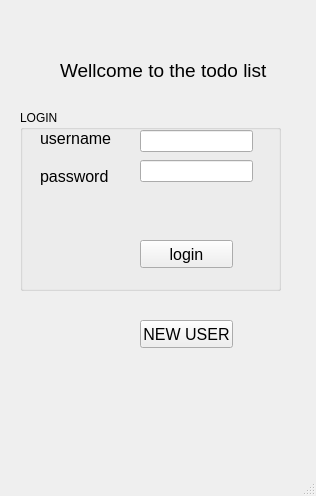
<?xml version="1.0" encoding="UTF-8"?>
<ui version="4.0">
 <class>MainWindow</class>
 <widget class="QMainWindow" name="MainWindow">
  <property name="geometry">
   <rect>
    <x>0</x>
    <y>0</y>
    <width>316</width>
    <height>496</height>
   </rect>
  </property>
  <property name="windowTitle">
   <string>MainWindow</string>
  </property>
  <widget class="QWidget" name="centralwidget">
   <widget class="QLabel" name="label">
    <property name="geometry">
     <rect>
      <x>60</x>
      <y>40</y>
      <width>261</width>
      <height>61</height>
     </rect>
    </property>
    <property name="font">
     <font>
      <pointsize>14</pointsize>
     </font>
    </property>
    <property name="text">
     <string>Wellcome to the todo list</string>
    </property>
   </widget>
   <widget class="QPushButton" name="pushButton_2">
    <property name="geometry">
     <rect>
      <x>140</x>
      <y>320</y>
      <width>93</width>
      <height>28</height>
     </rect>
    </property>
    <property name="font">
     <font>
      <pointsize>12</pointsize>
     </font>
    </property>
    <property name="text">
     <string>NEW USER</string>
    </property>
   </widget>
   <widget class="QGroupBox" name="groupBox">
    <property name="geometry">
     <rect>
      <x>20</x>
      <y>110</y>
      <width>261</width>
      <height>181</height>
     </rect>
    </property>
    <property name="title">
     <string>LOGIN</string>
    </property>
    <widget class="QLabel" name="label_2">
     <property name="geometry">
      <rect>
       <x>20</x>
       <y>20</y>
       <width>81</width>
       <height>16</height>
      </rect>
     </property>
     <property name="font">
      <font>
       <pointsize>12</pointsize>
      </font>
     </property>
     <property name="text">
      <string>username</string>
     </property>
    </widget>
    <widget class="QLabel" name="label_3">
     <property name="geometry">
      <rect>
       <x>20</x>
       <y>56</y>
       <width>71</width>
       <height>20</height>
      </rect>
     </property>
     <property name="font">
      <font>
       <pointsize>12</pointsize>
      </font>
     </property>
     <property name="text">
      <string>password</string>
     </property>
    </widget>
    <widget class="QPushButton" name="pushButton">
     <property name="geometry">
      <rect>
       <x>120</x>
       <y>130</y>
       <width>93</width>
       <height>28</height>
      </rect>
     </property>
     <property name="font">
      <font>
       <pointsize>12</pointsize>
      </font>
     </property>
     <property name="text">
      <string>login</string>
     </property>
    </widget>
    <widget class="QLineEdit" name="lineEdit_userInput">
     <property name="geometry">
      <rect>
       <x>120</x>
       <y>20</y>
       <width>113</width>
       <height>22</height>
      </rect>
     </property>
    </widget>
    <widget class="QLineEdit" name="lineEdit_passInput">
     <property name="geometry">
      <rect>
       <x>120</x>
       <y>50</y>
       <width>113</width>
       <height>22</height>
      </rect>
     </property>
    </widget>
   </widget>
  </widget>
  <widget class="QStatusBar" name="statusbar"/>
 </widget>
 <resources/>
 <connections/>
</ui>
